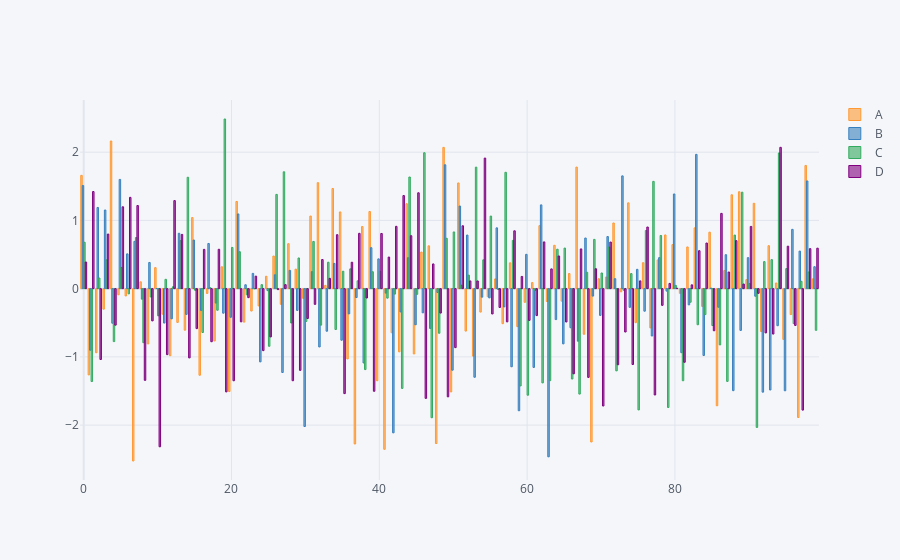

Notebook code for this chart:
### Code cell
df.iplot(kind='bar') #does not make sense.
